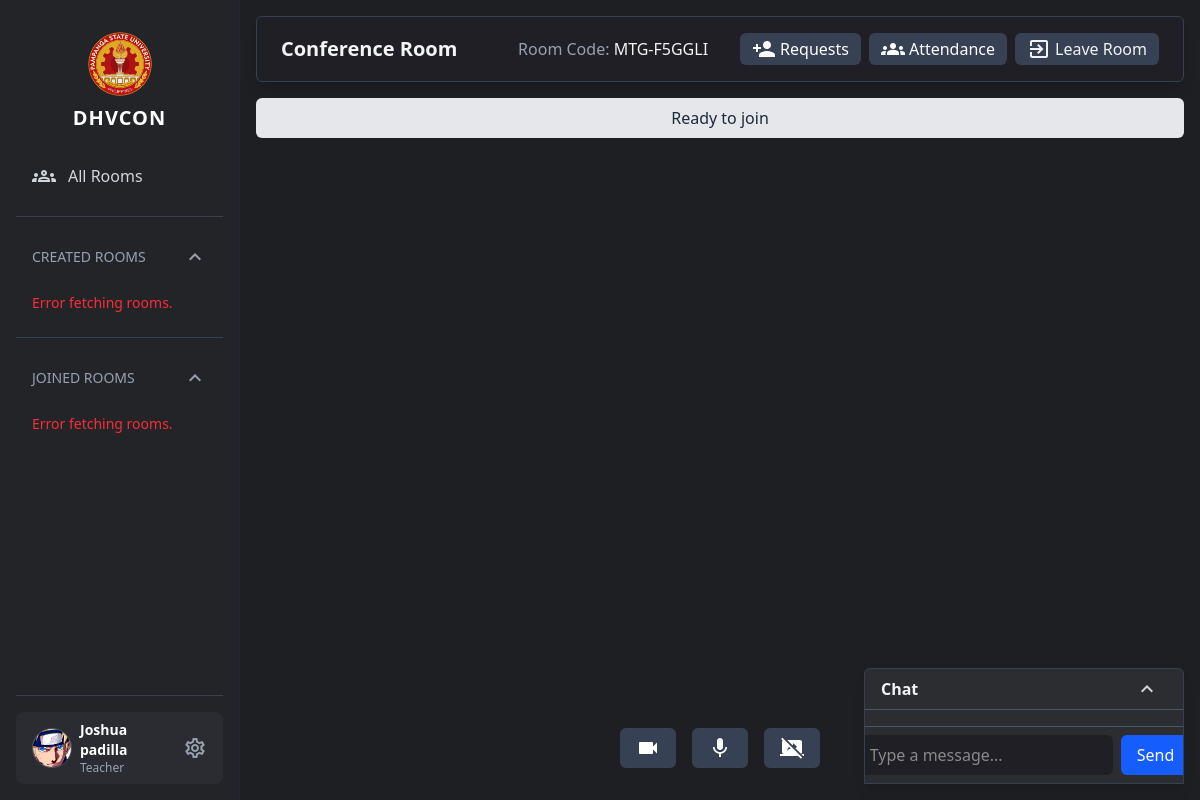
The page /home/conference_room.php?code=MTG-F5GGLI (signed in) on the database its author committed.
### tables this page shows
CREATE TABLE `user` (
  `user_id` int(11) NOT NULL,
  `user_fullname` varchar(60) NOT NULL,
  `user_email` varchar(60) NOT NULL,
  `user_password` varchar(255) NOT NULL,
  `user_type` enum('admin','teacher','student','') NOT NULL,
  `user_requirements` longtext DEFAULT NULL CHECK (json_valid(`user_requirements`)),
  `user_profile_pict` varchar(255) DEFAULT NULL,
  `user_status` int(11) NOT NULL DEFAULT 0 COMMENT '0=for-approval,1=active,2=disabled',
  `reset_token` varchar(255) DEFAULT NULL,
  `reset_expiry` int(11) DEFAULT NULL
);

### controller/config.php (called while the page is built, shortened)
<?php
class db_connect
{
    public $host = db_host;
    public $user = db_user;
    public $pass = db_pass;
    public $name = db_name;
    public function connect()
    {
        try {
            $this->conn = new mysqli($this->host, $this->user, $this->pass, $this->name);
        } catch (\Throwable $th) {
            header("Location:setup.php");
        }
    }
}

### home/auth.php (called while the page is built, shortened)
<?php
include ('../controller/config.php');
class auth_class extends db_connect
{
    public function check_account($id) {
        $id = intval($id);
        $query = "SELECT * FROM `user` WHERE user_id = $id AND user_status=1";
        $result = $this->conn->query($query);
        $items = [];
        if ($result && $result->num_rows > 0) {
            while ($row = $result->fetch_assoc()) {
                $items[] = $row;
            }
        }
        return $items;
    }
     public function check_meeting($code) {
        $query = "SELECT * FROM `meeting` WHERE meeting_link = '$code' AND meeting_status=1";
        $result = $this->conn->query($query);
        $items = [];
        if ($result && $result->num_rows > 0) {
            while ($row = $result->fetch_assoc()) {
                $items[] = $row;
            }
        }
        return $items;
    }
}

### home/conference_room.php (the view, shortened to what this page needs)
<?php
include "../src/components/home/header.php";
$meetingCode  = $_GET['code'];
$meeting = $db->check_meeting($meetingCode);
$authorization = ($meeting[0]['meeting_creator_user_id'] != $On_Session[0]['user_id']) ? "hidden" : "";
?>
<main class="flex-1 bg-[#1e1f22] ml-0 md:ml-60 p-4 transition-all duration-300 min-h-screen flex flex-col">
    <div class="flex flex-col md:flex-row justify-between items-start md:items-center px-4 sm:px-6 py-4 bg-[#1f1f25] rounded-md shadow-lg mb-4 border border-gray-700 gap-3 md:gap-0">
        <h1 class="text-2xl md:text-xl text-gray-100 font-semibold truncate w-full md:w-auto">Conference Room</h1>
        <div class="flex flex-col md:flex-row md:items-center gap-2 md:gap-4 w-full md:w-auto">
            <div class="text-gray-400 text-sm md:text-base truncate md:mr-4 flex-shrink-0">
                Room Code: <span class="text-gray-100 font-medium"><?= $meetingCode ?></span>
            </div>
            <div class="flex flex-row gap-2 overflow-x-auto md:overflow-visible">
                <button id="pendingRequestsBtn" <?=$authorization; ?> class="cursor-pointer relative px-3 py-1 bg-gray-700 hover:bg-gray-600 text-white rounded-md flex items-center gap-1 flex-shrink-0">
                    <span class="material-icons text-base">person_add</span>
                    <span class="truncate">Requests</span>
                </button>
                <button id="viewAttendanceBtn" <?=$authorization; ?> class="cursor-pointer flex items-center gap-1 px-3 py-1 bg-gray-700 hover:bg-gray-600 text-white rounded-md flex-shrink-0">
                    <span class="material-icons text-base">groups</span>
                    <span class="truncate">Attendance</span>
                </button>
                <button id="btnLeaveRoom" class="joiner-only cursor-pointer flex items-center gap-1 px-3 py-1 bg-gray-700 hover:bg-gray-600 text-gray-100 rounded-md flex-shrink-0">
                    <span class="material-icons text-base">exit_to_app</span>
                    <span class="hidden sm:inline truncate">Leave Room</span>
                </button>
            </div>
        </div>
    </div>
    <div id="status" class="w-full p-2 mb-4 bg-gray-200 rounded-md text-gray-800 text-center">
        Ready to join
    </div>
    <div class="flex flex-1 gap-4 flex-col-reverse md:flex-row">
        <div class="flex-1 flex flex-col gap-4">
        </div>
        <div id="chat-section"
            class="fixed bottom-4 right-4 w-full max-w-[350px] sm:w-80 sm:right-4 bg-[#2b2d31] rounded-t-md flex flex-col shadow-lg border border-gray-700 overflow-hidden transition-all duration-300 z-50 hidden sm:flex">
            <div id="chat-toggle" class="px-4 py-2 border-b border-gray-600 text-gray-100 font-semibold flex justify-between items-center cursor-pointer">
                <span>Chat</span>
                <div class="flex items-center gap-2">
                    <span id="chat-toggle-icon" class="material-icons text-gray-300 hover:text-white cursor-pointer">expand_less</span>
                </div>
            </div>
            <div id="chat-messages-wrapper" class="flex flex-col max-h-[60vh] overflow-hidden transition-all duration-300">
                <div id="chat-messages" class="flex-1 p-2 overflow-y-auto text-gray-200 space-y-2"></div>
            </div>
            <form id="chat-form" class="flex flex-row items-center justify-center p-2 border-t border-gray-600 gap-2 pb-safe">
                <input type="text" id="chat-input" placeholder="Type a message..."
                    class="flex-1 px-3 py-2 rounded-md bg-[#1f1f25] text-gray-100 focus:outline-none focus:ring-2 focus:ring-blue-500">
                <button type="submit" class="cursor-pointer px-4 py-2 bg-blue-600 hover:bg-blue-700 rounded-md text-white">Send</button>
            </form>
        </div>
    </div>
    <div class="flex justify-center gap-4 mb-4">
        <button id="btnToggleCam" class="cursor-pointer flex items-center gap-2 px-4 py-2 bg-gray-700 hover:bg-gray-600 text-white rounded-md">
            <span id="iconCam" class="material-icons">videocam</span>
        </button>
        <button id="btnToggleMic" class="cursor-pointer flex items-center gap-2 px-4 py-2 bg-gray-700 hover:bg-gray-600 text-white rounded-md">
            <span id="iconMic" class="material-icons">mic</span>
        </button>
        <button id="btnShareScreen" class="cursor-pointer flex items-center gap-2 px-4 py-2 bg-gray-700 hover:bg-gray-600 text-white rounded-md">
            <span id="iconScreen" class="material-icons">stop_screen_share</span>
        </button>
    </div>
</main>
<?php
include "../src/components/home/footer.php";
?>

### src/components/home/header.php (shortened to what this page needs)
<?php
include "auth.php";
$db = new auth_class();
if (isset($_SESSION['user_id'])) {
    $id = intval($_SESSION['user_id']);
    $On_Session = $db->check_account($id);
} else {
   header('location: ../signin');
}
?>
<!doctype html>
<html lang="en">
<head>
  <link href="../src/output.css" rel="stylesheet" />
  <link href="../src/scrollbar.css" rel="stylesheet" />
  <link href="../src/alertifyconfig.css" rel="stylesheet" />
  <link rel="stylesheet" href="https://cdnjs.cloudflare.com/ajax/libs/AlertifyJS/1.13.1/css/alertify.css" />
</head>
<body class="bg-[#1e1f22] text-white min-h-screen flex">
<aside id="sidebar" class="bg-[#232428] w-60 p-4 border-r border-gray-800 fixed inset-y-0 left-0 transform -translate-x-full md:translate-x-0 transition-transform duration-300 flex flex-col z-40">
  <div class="flex flex-col items-center justify-start mb-6">
     <img src="../static/image/logo1.png" alt="DHVCON Logo" class="w-16 h-16 object-contain mb-2">
    <h2 class="text-xl font-bold text-white tracking-wider ">DHVCON</h2>
  </div>
  <nav id="roomNav" class="flex-1 flex flex-col gap-3 overflow-y-auto scrollbar-dark">
    <a href="../home/" class="flex items-center gap-3 px-4 py-2 rounded-lg text-gray-300 hover:bg-[#2A2C31] hover:text-white transition-colors duration-200">
      <span class="material-icons-outlined text-xl">groups</span>
      <span class="font-medium">All Rooms</span>
    </a>
    <hr class="border-gray-700 my-2">
    <button id="toggleCreated" class="flex justify-between items-center w-full px-4 py-2 text-gray-400 uppercase text-sm font-medium hover:text-white cursor-pointer transition-colors duration-200">
      Created Rooms
      <span class="material-icons-outlined transition-transform rotate-180">expand_more</span>
    </button>
    <div id="createdRooms" class="flex flex-col gap-1 max-h-64 overflow-y-auto p-1 scrollbar-dark">
    </div>
    <hr class="border-gray-700 my-2">
    <button id="toggleJoined" class="flex justify-between items-center w-full px-4 py-2 text-gray-400 uppercase text-sm font-medium hover:text-white cursor-pointer transition-colors duration-200">
      Joined Rooms
      <span class="material-icons-outlined transition-transform rotate-180">expand_more</span>
    </button>
    <div id="joinedRooms" class="flex flex-col gap-1 max-h-64 overflow-y-auto p-1 scrollbar-dark">
    </div>
  </nav>
  <div class="mt-auto pt-4 border-t border-gray-700">
    <div class="flex items-center gap-2 px-4 py-2 bg-[#2A2C31] rounded-lg hover:bg-[#33353A] transition-colors duration-200 cursor-pointer relative">
      <div class="w-10 h-10 rounded-full overflow-hidden border border-gray-600 flex items-center justify-center bg-gray-700 text-white font-semibold text-lg">
        <?php if (!empty($On_Session[0]['user_profile_pict'])): ?>
          <img src="<?= '../static/upload/profile/' . htmlspecialchars($On_Session[0]['user_profile_pict']); ?>" alt="Profile Picture" class="w-full h-full object-cover">
        <?php else: ?>
          <span><?= strtoupper(substr($On_Session[0]['user_fullname'], 0, 1)); ?></span>
        <?php endif; ?>
      </div>
      <div class="flex flex-col flex-1">
        <p class="text-sm font-semibold text-white"><?= ucfirst($On_Session[0]['user_fullname']); ?></p>
        <p class="text-xs text-gray-400 capitalize"><?= $On_Session[0]['user_type'] ?></p>
      </div>
      <span id="settings-btn" class="material-icons-outlined text-gray-400 text-xl hover:text-white transition-colors duration-200">settings</span>
    </div>
  </div>
</aside>

### src/scrollbar.css (style rules this page uses)
.scrollbar-dark { scrollbar-width: thin; scrollbar-color: #56585d #1a1a1a; }

### rows shown on the page
user: user_profile_pict (picture), user_fullname "Joshua padilla", user_type "Teacher"

### other values the page prints
$meetingCode "MTG-F5GGLI"
